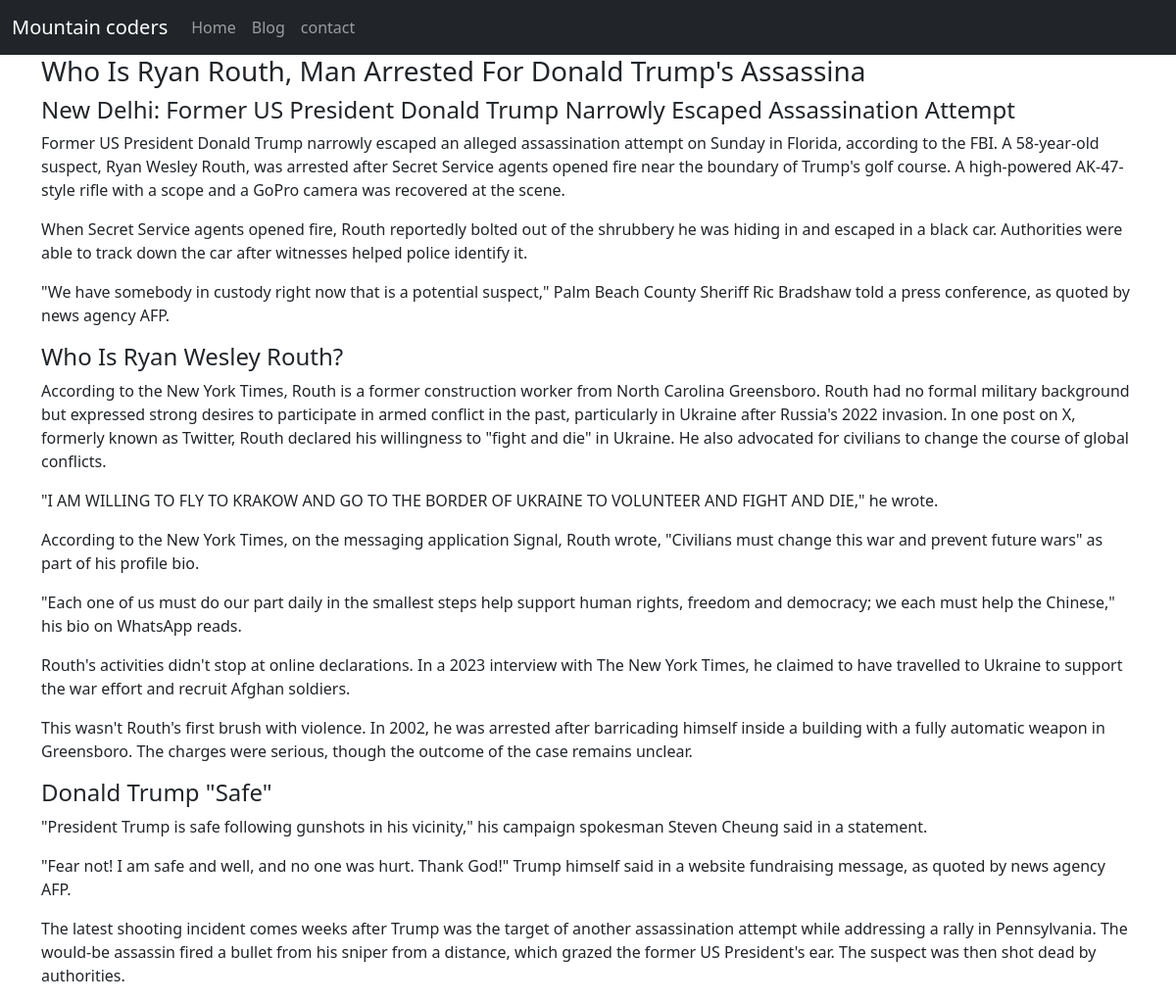
Screenshot of /blogpost/who-is-ryan-routh-man-arrested-for-donald-trumps-assassination-attempt with the database file from the repository.
### blog/models.py (models this page shows, shortened)
class Blog(models.Model):
    sno = models.AutoField(primary_key=True)
    title = models.CharField(max_length=60)
    content = models.TextField()
    time = models.DateTimeField(auto_now_add=True)
    slug = models.CharField(max_length=130)

### blog/views.py (the view)
# urls.py: path('blogpost/<str:slug>', views.blogpost, name='blogpost'),
def blogpost(request, slug):
    blog = Blog.objects.filter(slug=slug).first()
    context = {'blog': blog}
    return render(request, 'blogpost.html', context)

### templates/blogpost.html (shortened to what this page needs)
{% extends "base.html" %}
{% block body %}
<div class="container">
  <div class="media">
    <div class="media-body">
      <h3 class="mt-0 my-2"> {{ blog.title|safe }}</h3>
      {{ blog.content|safe }}
    </div>
  </div>
{% endblock body %}

### rows the page displays
Blog: title "Who Is Ryan Routh, Man Arrested For Donald Trump's Assassina", content "New Delhi: Former US President Donald Trump Narrowly Escaped Assassination Attempt Former US President Donald Trump narrowly escaped an alleged assassination attempt on Sunday in Florida, according to the FBI. A 58-year-old suspect, Ryan Wesley Routh, was arrested after Secret Service agents opened fire near the boundary of Trump's golf course. A high-powered AK-47-style rifle with a scope and a GoPro camera was recovered at the scene. When Secret Service agents opened fire, Routh reportedly bolted out of the shrubbery he was hiding in and escaped in a black car. Authorities were able to track down the car after witnesses helped police identify it. \"We have somebody in custody right now…"
